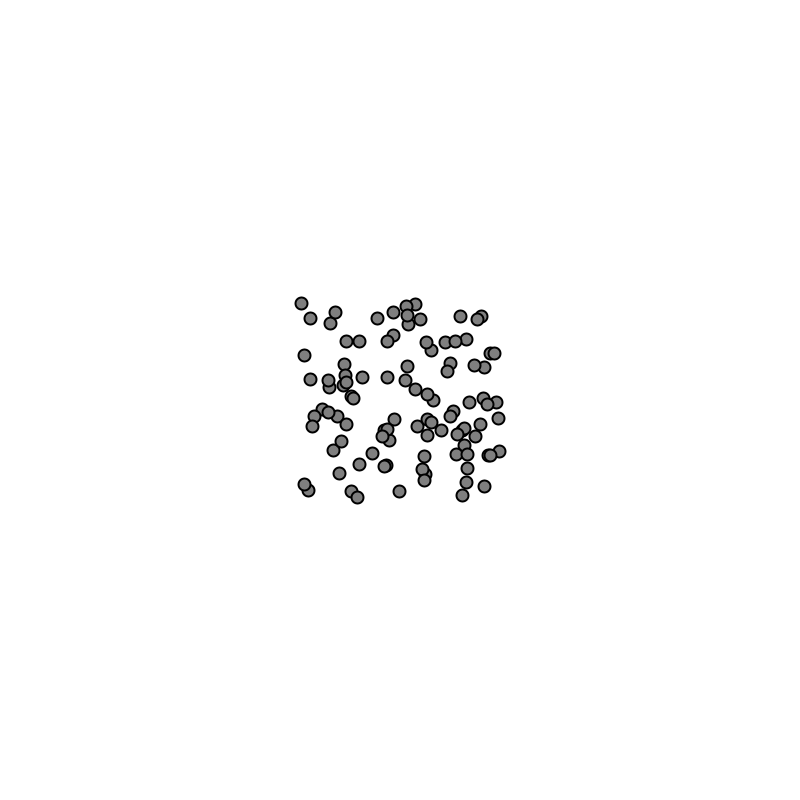
Frame 1 (no input)
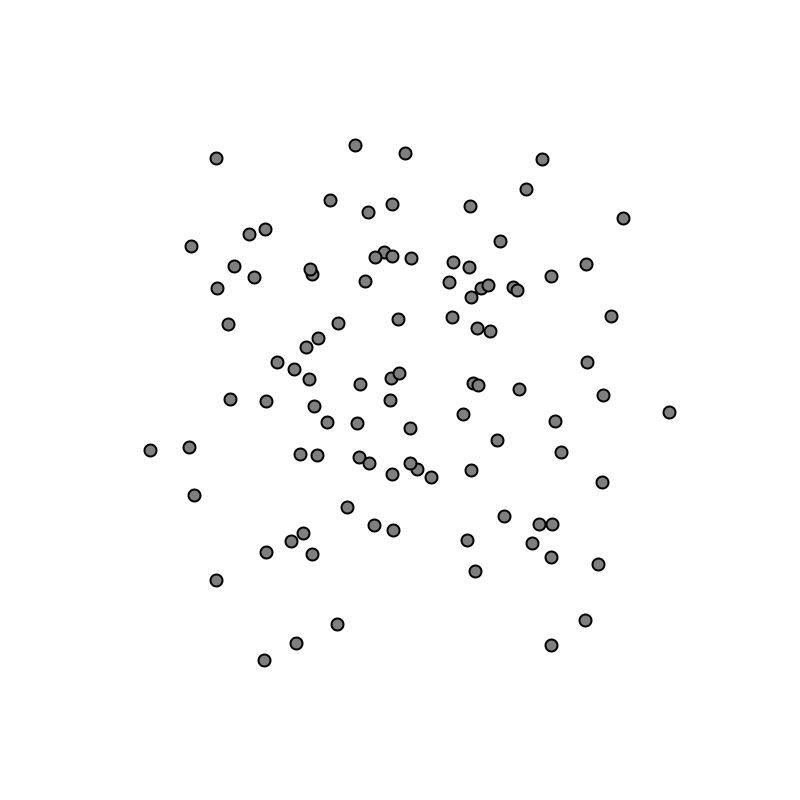
Frame 60 (the mouse pressed at the canvas centre just before this capture)
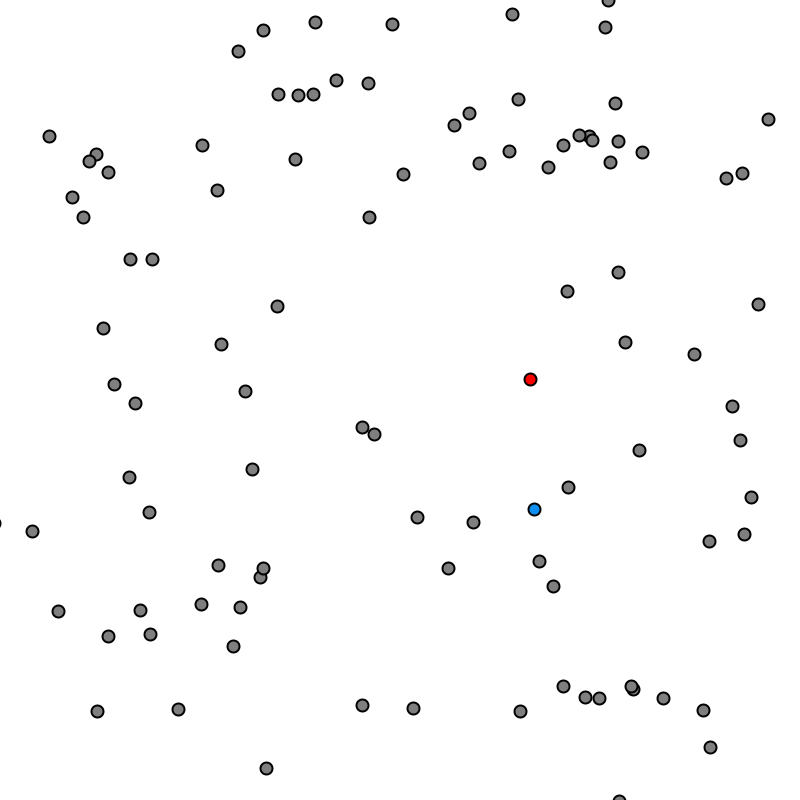
Frame 120 (the mouse held since frame 60 and released just before this capture)

The Processing sketch that drew these frames (run headless with seeded random() and noise(); from frame 60 on, the mouse is pressed at the canvas centre):

// Processing sketch: ArrayListParticlesCovid19
// ── ArrayListParticlesCovid19.pde
// where do you i update distance once infected or exposed
//pGraphics
//movment 

//

ArrayList<Particle> particles;
//boolean window = true;
float bl =25;

//bl = boundarylimit
void setup() {
  frameRate(30);
  size(800, 800);
  particles = new ArrayList<Particle>(100);

  while (particles.size() < 100) particles.add(new Particle(new PVector(random(300, width-300), random(300, height-300))));
}

void draw() {
  background(255);

  noStroke();
  noFill();
  rectMode(CENTER);
  rect(width/2, height/2, width-bl*2, height-bl*2);


  for (Particle p : particles) {
    p.boundaries();
    p.applyAvoid(particles);
    p.run();
    p.changeDirection();
  }



  for (Particle p1 : particles) 
    for (Particle p2 : particles) {

      if (p1.position.dist(p2.position) < 12) 


      { 
        if (!(p1.covid && p2.covid)) {
          if (p1.covid) {
            if (random(100)<20) p2.covid = true;
            else p2.exposed = true;
          }
          if (p2.covid) {

            if (random(100)<20) p1.covid = true;
            else p1.exposed = true;

            //p1.position.dist(p2.position) < 12;
          }
        }
      }
    }
}


void mousePressed() {
  Particle c = new Particle(new PVector(width/2, height/2));
  c.covid = true;
  c.exposed = false;
  c.covidTime = 1;
  c.exposedTime = 0;
  particles.add(c);
}

// ── Particle.pde
// if acceleration changes due to lifespan - how to define lifespan?
// lifeDecline only need for isDead - if a closed systems - not all die and are removed

// avoidance has to be defined as a function in both updateExposed and CovidTime

class Particle {
  PVector position;
  PVector velocity;
  PVector acceleration;
  float lifespan;
  float lifeDecline;

  boolean covid;
  boolean exposed;

  float covidTime;
  float exposedTime;
  boolean isDead;

  float maxspeed;
  float maxforce;
  
  float hyperactivity;
  float changeDirection;
  

  float r;

  Particle(PVector l) {
    acceleration = new PVector(random(-0.15, 0.15), random(-0.15, 0.15));
    velocity = new PVector(random(-1,1),random(-1,1));
    velocity.mult(5);
    position = l.copy();

    maxspeed = 3;
    maxforce = 0.15;
    hyperactivity = random(0,100);
    //changeDirection = random(0,100);
   
    r = 10;

    covid = false;
    exposed = false;
    isDead = false;

    covidTime = 0;
    exposedTime = 0;

    //max dlugosc rzycia
    //lifespan = 255;
    //jak szybko sie ztarzeje

    //lifeDecline = random(0.01, 0.1);
  }


  void updateExposedTime() {
    if (exposed) exposedTime++;
    {

      if (exposedTime>250) { 
        exposedTime=0; 
        exposed = false;
      }
    }
  }


  void updateCovidTime() {
    if (covid) covidTime++; 
    if (covidTime>250) { 
      if (random(100)<80) {
        covidTime = 0; 
        covid = false;
      }
    }
  }

  void run() {
    update();

    display();
  }


  void update() {
    velocity.add(acceleration);
    velocity.limit(maxspeed);
    position.add(velocity);

    updateCovidTime();
    updateExposedTime();


    //if (isDead()) covid = false;
  }

  void changeDirection(){
    
    if (hyperactivity > 50 ) acceleration.x = -acceleration.x;
      else acceleration.x = acceleration.x;
    if (hyperactivity > 50 ) acceleration.y = -acceleration.y;
    else acceleration.y = acceleration.y;
    
  }

  void boundaries() {

    PVector desired = null;

    if (position.x < bl) {
      desired = new PVector(maxspeed*0.5, velocity.y);
    } else if (position.x > width - bl) {
      desired = new PVector(-maxspeed*0.5, velocity.y);
    } 

    if (position.y < bl) {
      desired = new PVector(velocity.x, maxspeed*0.5);
    } else if (position.y > height - bl) {
      desired = new PVector(velocity.x, -maxspeed*0.5);
    } 

    if (desired != null) {
      desired.normalize();
      desired.mult(maxspeed);
      PVector steer = PVector.sub(desired, velocity);
      steer.limit(maxforce);
      applyForce(steer);
    }
  }  

  void applyForce(PVector force) {

    acceleration.add(force);
  }

  void applyAvoid(ArrayList<Particle> particles) {
    PVector separateForce = separate(particles);

    separateForce.mult(5);

    applyForce(separateForce);
  }

  PVector separate (ArrayList<Particle> particles) {
    float desiredseparation = r*20;
    PVector sum = new PVector();


    for (Particle other : particles) {
      float d = PVector.dist(position, other.position);


      if (covid) { 
        if (covidTime > 10) {
          

              if ((d > 0) && (d < desiredseparation)) {
                
                PVector diff = PVector.sub(position, other.position);
                diff.normalize();
                diff.div(d);        
                sum.add(diff);
              }
            }
          }
        }
      
    
    return sum;
  }


  void display() {
    stroke(0);
    strokeWeight(2);
    if (exposed)
      fill(#0C8FF0);

    else if (covid) 
      fill(255, 0, 0);
    else if (isDead)
      fill(0, 255, 0);
    else
      fill(127);

    ellipse(position.x, position.y, 12, 12);
  }
}
